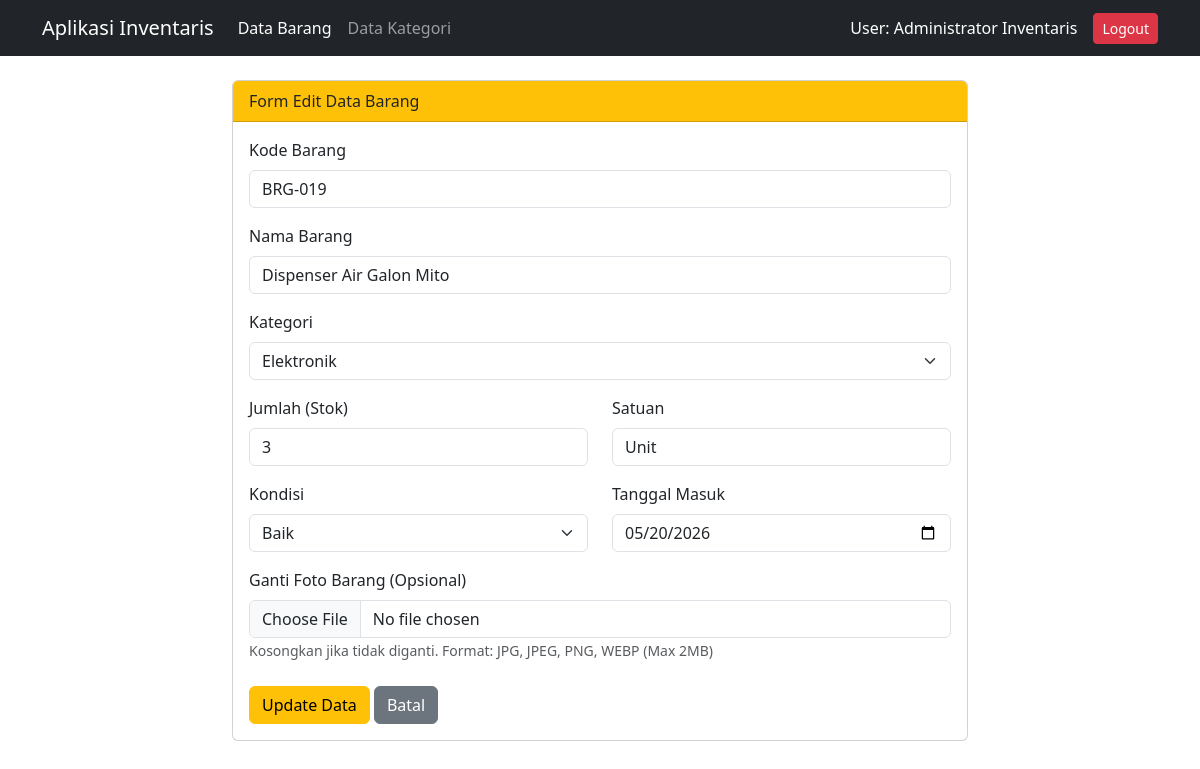
The app's page /barang_edit.php?id=19 (signed in) with its own data.
### tables this page shows
CREATE TABLE IF NOT EXISTS `barang` (
  `id_barang` INT AUTO_INCREMENT PRIMARY KEY,
  `kode_barang` VARCHAR(30) NOT NULL UNIQUE,
  `nama_barang` VARCHAR(150) NOT NULL,
  `id_kategori` INT NOT NULL,
  `jumlah` INT NOT NULL DEFAULT 0,
  `satuan` VARCHAR(30) NOT NULL,
  `kondisi` ENUM('Baik', 'Rusak Ringan', 'Rusak Berat') NOT NULL DEFAULT 'Baik',
  `foto` VARCHAR(255) DEFAULT NULL,
  `tanggal_masuk` DATE NOT NULL,
  FOREIGN KEY (`id_kategori`) REFERENCES `kategori`(`id_kategori`) ON DELETE CASCADE ON UPDATE CASCADE
);

CREATE TABLE IF NOT EXISTS `kategori` (
  `id_kategori` INT AUTO_INCREMENT PRIMARY KEY,
  `nama_kategori` VARCHAR(100) NOT NULL,
  `keterangan` VARCHAR(255) DEFAULT NULL
);

### config/koneksi.php (called while the page is built, shortened)
<?php
function e($string) {
    return htmlspecialchars($string ?? '', ENT_QUOTES, 'UTF-8');
}
?>

### barang_edit.php (the view, shortened to what this page needs)
<?php
require_once 'config/koneksi.php';
$id_barang = isset($_GET['id']) ? intval($_GET['id']) : 0;
$query_get = "SELECT * FROM barang WHERE id_barang = ?";
$stmt_get = mysqli_prepare($koneksi, $query_get);
mysqli_stmt_bind_param($stmt_get, "i", $id_barang);
mysqli_stmt_execute($stmt_get);
$result_get = mysqli_stmt_get_result($stmt_get);
$data = mysqli_fetch_assoc($result_get);
$result_kategori = mysqli_query($koneksi, "SELECT * FROM kategori ORDER BY nama_kategori ASC");
?>
<!DOCTYPE html>
<html lang="id">
<head>
    <link href="https://cdn.jsdelivr.net/npm/bootstrap@5.3.0/dist/css/bootstrap.min.css" rel="stylesheet">
</head>
<body>
<nav class="navbar navbar-expand-lg navbar-dark bg-dark">
  <div class="container">
    <a class="navbar-brand" href="index.php">Aplikasi Inventaris</a>
    <div class="collapse navbar-collapse">
      <ul class="navbar-nav me-auto">
        <li class="nav-item"><a class="nav-link active" href="index.php">Data Barang</a></li>
        <li class="nav-item"><a class="nav-link" href="kategori.php">Data Kategori</a></li>
      </ul>
      <span class="text-white me-3">User: <?= e($_SESSION['nama_lengkap']); ?></span>
      <a href="logout.php" class="btn btn-danger btn-sm">Logout</a>
    </div>
  </div>
</nav>
<div class="container my-4">
    <div class="row justify-content-center">
        <div class="col-md-8">
            <div class="card">
                <div class="card-header bg-warning text-dark font-semibold">Form Edit Data Barang</div>
                <div class="card-body">
                    <form action="barang_edit.php?id=<?= $id_barang; ?>" method="POST" enctype="multipart/form-data">
                        <div class="mb-3">
                            <label class="form-label">Kode Barang</label>
                            <input type="text" name="kode_barang" class="form-control" value="<?= e($data['kode_barang']); ?>" required>
                        </div>
                        <div class="mb-3">
                            <label class="form-label">Nama Barang</label>
                            <input type="text" name="nama_barang" class="form-control" value="<?= e($data['nama_barang']); ?>" required>
                        </div>
                        <div class="mb-3">
                            <label class="form-label">Kategori</label>
                            <select name="id_kategori" class="form-select" required>
                                <?php while ($kat = mysqli_fetch_assoc($result_kategori)): ?>
                                    <option value="<?= $kat['id_kategori']; ?>" <?= ($data['id_kategori'] == $kat['id_kategori']) ? 'selected' : ''; ?>>
                                        <?= e($kat['nama_kategori']); ?>
                                    </option>
                                <?php endwhile; ?>
                            </select>
                        </div>
                        <div class="row mb-3">
                            <div class="col-md-6">
                                <label class="form-label">Jumlah (Stok)</label>
                                <input type="number" name="jumlah" class="form-control" min="0" value="<?= e($data['jumlah']); ?>" required>
                            </div>
                            <div class="col-md-6">
                                <label class="form-label">Satuan</label>
                                <input type="text" name="satuan" class="form-control" value="<?= e($data['satuan']); ?>" required>
                            </div>
                        </div>
                        <div class="row mb-3">
                            <div class="col-md-6">
                                <label class="form-label">Kondisi</label>
                                <select name="kondisi" class="form-select" required>
                                    <option value="Baik" <?= ($data['kondisi'] === 'Baik') ? 'selected' : ''; ?>>Baik</option>
                                </select>
                            </div>
                            <div class="col-md-6">
                                <label class="form-label">Tanggal Masuk</label>
                                <input type="date" name="tanggal_masuk" class="form-control" value="<?= e($data['tanggal_masuk']); ?>" required>
                            </div>
                        </div>
                        <div class="mb-3">
                            <label class="form-label">Ganti Foto Barang (Opsional)</label>
                            <input type="file" name="foto" class="form-control" accept="image/png, image/jpeg, image/jpg, image/webp">
                            <small class="text-muted">Kosongkan jika tidak diganti. Format: JPG, JPEG, PNG, WEBP (Max 2MB)</small>
                        </div>
                        <div class="mt-4">
                            <button type="submit" name="update" class="btn btn-warning">Update Data</button>
                            <a href="index.php" class="btn btn-secondary">Batal</a>
                        </div>
                    </form>
                </div>
            </div>
        </div>
    </div>
</div>
</body>
</html>

### records on screen
barang: kode_barang "BRG-019", nama_barang "Dispenser Air Galon Mito", id_kategori "Elektronik", jumlah "3", satuan "Unit", kondisi "Baik", tanggal_masuk "05/20/2026"

### other values on screen
$_SESSION['nama_lengkap'] "Administrator Inventaris"
